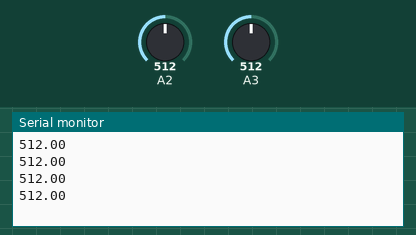
Recording of a sketch running on a simulated Arduino Uno, built with avr-gcc and run on an emulated ATmega328P. Parts: the last lines printed to the serial monitor. The inputs (shaded band) are chosen by the test bench; at power-on: A2 = 512, A3 = 512.

Above: at 5.8 s.
5.9 s: A2 set to 716
At 10.8 s:
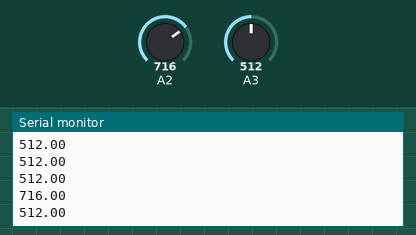
11.9 s: A3 set to 306
At 15.8 s:
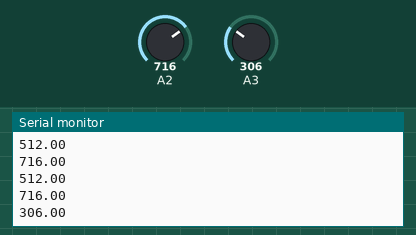
17.9 s: A2 set to 900
At 20.9 s:
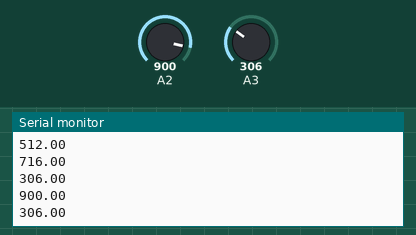
23.9 s: A3 set to 122
At 25.9 s:
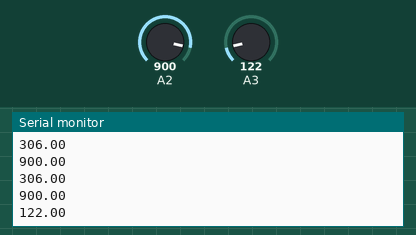
Timing chart, 0 to 27.4 s (numbered marks = the images above; inputs shaded):
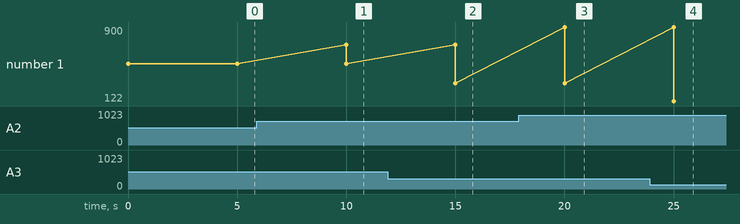

Measured:
- after the input at 5.9 s, the serial monitor: prints a new line after 4.1 s (image 1)
- after the input at 11.9 s, the serial monitor: prints a new line after 3.1 s (image 2)
- after the input at 17.9 s, the serial monitor: prints a new line after 2.1 s (image 3)
- after the input at 23.9 s, the serial monitor: prints a new line after 1.1 s (image 4)
- plotted number 1: 512 → 306 after the input at 11.9 s, 306 → 122 after the input at 23.9 s

The sketch:

MasterA2.ino
```cpp
void setup() {
  Serial.begin(115200);
  float current = 7;

}
//ACM1
void loop() {
  float current = analogRead(A2);
  Serial.println(current);
  float voltage = analogRead(A3);
  Serial.println(voltage);
  delay(5000);

}
```
